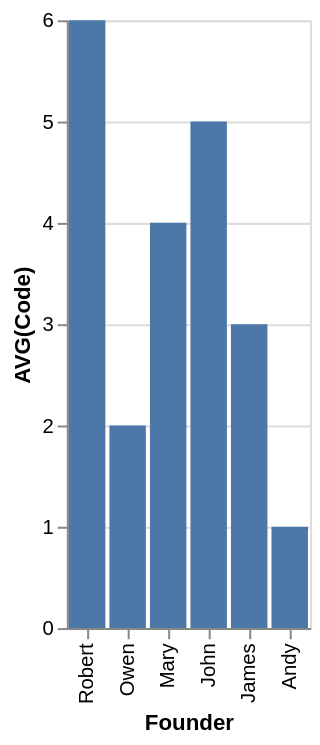

Express this chart as Vega-Lite.
### Vega-Lite specification from a JSON file in a GitHub repository (floating-point values rounded to 4 significant figures)
{"data": {"values": [{"x_data": "Robert", "y_data": 6}, {"x_data": "Owen", "y_data": 2}, {"x_data": "Mary", "y_data": 4}, {"x_data": "John", "y_data": 5}, {"x_data": "James", "y_data": 3}, {"x_data": "Andy", "y_data": 1}]}, "mark": "bar", "encoding": {"x": {"field": "x_data", "type": "nominal", "title": "Founder", "sort": "descending"}, "y": {"field": "y_data", "type": "quantitative", "title": "AVG(Code)"}}}
